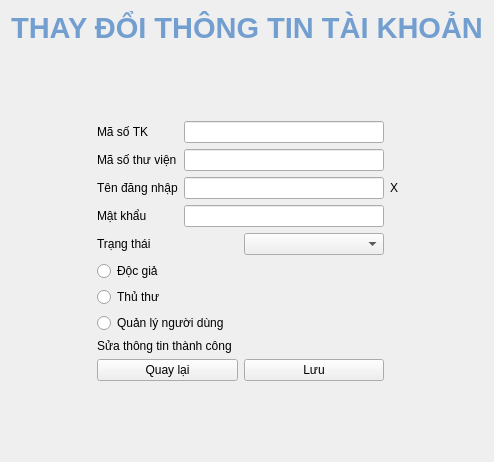
        <widget class="QWidget" name="editUser_editAPage">
         <layout class="QGridLayout" name="gridLayout_7">
          <item row="2" column="2">
           <spacer name="horizontalSpacer_28">
            <property name="orientation">
             <enum>Qt::Horizontal</enum>
            </property>
            <property name="sizeHint" stdset="0">
             <size>
              <width>40</width>
              <height>20</height>
             </size>
            </property>
           </spacer>
          </item>
          <item row="1" column="1">
           <spacer name="verticalSpacer_6">
            <property name="orientation">
             <enum>Qt::Vertical</enum>
            </property>
            <property name="sizeHint" stdset="0">
             <size>
              <width>20</width>
              <height>40</height>
             </size>
            </property>
           </spacer>
          </item>
          <item row="2" column="0">
           <spacer name="horizontalSpacer_7">
            <property name="orientation">
             <enum>Qt::Horizontal</enum>
            </property>
            <property name="sizeHint" stdset="0">
             <size>
              <width>40</width>
              <height>20</height>
             </size>
            </property>
           </spacer>
          </item>
          <item row="0" column="0" colspan="3">
           <widget class="QLabel" name="label_55">
            <property name="text">
             <string>&lt;html&gt;&lt;head/&gt;&lt;body&gt;&lt;p align=&quot;center&quot;&gt;&lt;span style=&quot; font-size:22pt; font-weight:600; color:#729fcf;&quot;&gt;THAY ĐỔI THÔNG TIN TÀI KHOẢN&lt;/span&gt;&lt;/p&gt;&lt;/body&gt;&lt;/html&gt;</string>
            </property>
           </widget>
          </item>
          <item row="3" column="1">
           <spacer name="verticalSpacer_5">
            <property name="orientation">
             <enum>Qt::Vertical</enum>
            </property>
            <property name="sizeHint" stdset="0">
             <size>
              <width>20</width>
              <height>40</height>
             </size>
            </property>
           </spacer>
          </item>
          <item row="2" column="1">
           <widget class="QWidget" name="editUser_Form" native="true">
            <layout class="QGridLayout" name="gridLayout_6">
             <property name="leftMargin">
              <number>30</number>
             </property>
             <property name="topMargin">
              <number>30</number>
             </property>
             <property name="rightMargin">
              <number>30</number>
             </property>
             <property name="bottomMargin">
              <number>30</number>
             </property>
             <item row="2" column="1">
              <widget class="QLabel" name="editUser_dupUSNLabel">
               <property name="text">
                <string>X</string>
               </property>
              </widget>
             </item>
             <item row="3" column="0">
              <layout class="QHBoxLayout" name="horizontalLayout_24">
               <item>
                <widget class="QLabel" name="label_24">
                 <property name="text">
                  <string>Mật khẩu</string>
                 </property>
                </widget>
               </item>
               <item>
                <widget class="QLineEdit" name="editUser_editAccount_PW">
                 <property name="minimumSize">
                  <size>
                   <width>200</width>
                   <height>0</height>
                  </size>
                 </property>
                 <property name="maximumSize">
                  <size>
                   <width>200</width>
                   <height>16777215</height>
                  </size>
                 </property>
                 <property name="echoMode">
                  <enum>QLineEdit::Password</enum>
                 </property>
                </widget>
               </item>
              </layout>
             </item>
             <item row="4" column="0">
              <layout class="QHBoxLayout" name="horizontalLayout_50">
               <property name="bottomMargin">
                <number>0</number>
               </property>
               <item>
                <widget class="QLabel" name="label_48">
                 <property name="text">
                  <string>Trạng thái</string>
                 </property>
                </widget>
               </item>
               <item>
                <widget class="QComboBox" name="editUser_AState">
                 <item>
                  <property name="text">
                   <string/>
                  </property>
                 </item>
                 <item>
                  <property name="text">
                   <string>Hoạt động</string>
                  </property>
                 </item>
                 <item>
                  <property name="text">
                   <string>Đợi xác thực</string>
                  </property>
                 </item>
                 <item>
                  <property name="text">
                   <string>Khóa</string>
                  </property>
                 </item>
                </widget>
               </item>
              </layout>
             </item>
             <item row="5" column="0">
              <widget class="QRadioButton" name="editUser_editAccount_reader">
               <property name="enabled">
                <bool>true</bool>
               </property>
               <property name="text">
                <string>Độc giả</string>
               </property>
               <property name="autoExclusive">
                <bool>false</bool>
               </property>
              </widget>
             </item>
             <item row="8" column="0">
              <widget class="QLabel" name="editUser_aSuccLabel">
               <property name="text">
                <string>Sửa thông tin thành công</string>
               </property>
              </widget>
             </item>
             <item row="0" column="0">
              <layout class="QHBoxLayout" name="horizontalLayout_22">
               <item>
                <widget class="QLabel" name="label_22">
                 <property name="text">
                  <string>Mã số TK</string>
                 </property>
                </widget>
               </item>
               <item>
                <widget class="QLineEdit" name="editUser_editAccount_aID">
                 <property name="minimumSize">
                  <size>
                   <width>200</width>
                   <height>0</height>
                  </size>
                 </property>
                 <property name="maximumSize">
                  <size>
                   <width>200</width>
                   <height>16777215</height>
                  </size>
                 </property>
                 <property name="readOnly">
                  <bool>true</bool>
                 </property>
                </widget>
               </item>
              </layout>
             </item>
             <item row="1" column="0">
              <layout class="QHBoxLayout" name="horizontalLayout_25">
               <property name="bottomMargin">
                <number>0</number>
               </property>
               <item>
                <widget class="QLabel" name="label_25">
                 <property name="text">
                  <string>Mã số thư viện</string>
                 </property>
                </widget>
               </item>
               <item>
                <widget class="QLineEdit" name="editUser_editAccount_LIBID">
                 <property name="minimumSize">
                  <size>
                   <width>200</width>
                   <height>0</height>
                  </size>
                 </property>
                 <property name="maximumSize">
                  <size>
                   <width>200</width>
                   <height>16777215</height>
                  </size>
                 </property>
                 <property name="readOnly">
                  <bool>true</bool>
                 </property>
                </widget>
               </item>
              </layout>
             </item>
             <item row="7" column="0">
              <widget class="QRadioButton" name="editUser_editAccount_usermanager">
               <property name="enabled">
                <bool>true</bool>
               </property>
               <property name="text">
                <string>Quản lý người dùng</string>
               </property>
               <property name="autoExclusive">
                <bool>false</bool>
               </property>
              </widget>
             </item>
             <item row="2" column="0">
              <layout class="QHBoxLayout" name="horizontalLayout_23">
               <item>
                <widget class="QLabel" name="label_23">
                 <property name="text">
                  <string>Tên đăng nhập</string>
                 </property>
                </widget>
               </item>
               <item>
                <widget class="QLineEdit" name="editUser_editAccount_USN">
                 <property name="minimumSize">
                  <size>
                   <width>200</width>
                   <height>0</height>
                  </size>
                 </property>
                 <property name="maximumSize">
                  <size>
                   <width>200</width>
                   <height>16777215</height>
                  </size>
                 </property>
                </widget>
               </item>
              </layout>
             </item>
             <item row="6" column="0">
              <widget class="QRadioButton" name="editUser_editAccount_librarian">
               <property name="enabled">
                <bool>true</bool>
               </property>
               <property name="text">
                <string>Thủ thư</string>
               </property>
               <property name="autoExclusive">
                <bool>false</bool>
               </property>
              </widget>
             </item>
             <item row="9" column="0">
              <layout class="QHBoxLayout" name="horizontalLayout_41">
               <property name="bottomMargin">
                <number>0</number>
               </property>
               <item>
                <widget class="QPushButton" name="editUser_editAccount_backButton">
                 <property name="text">
                  <string>Quay lại</string>
                 </property>
                </widget>
               </item>
               <item>
                <widget class="QPushButton" name="editUser_editAccount_save">
                 <property name="text">
                  <string>Lưu</string>
                 </property>
                </widget>
               </item>
              </layout>
             </item>
            </layout>
           </widget>
          </item>
         </layout>
        </widget>
